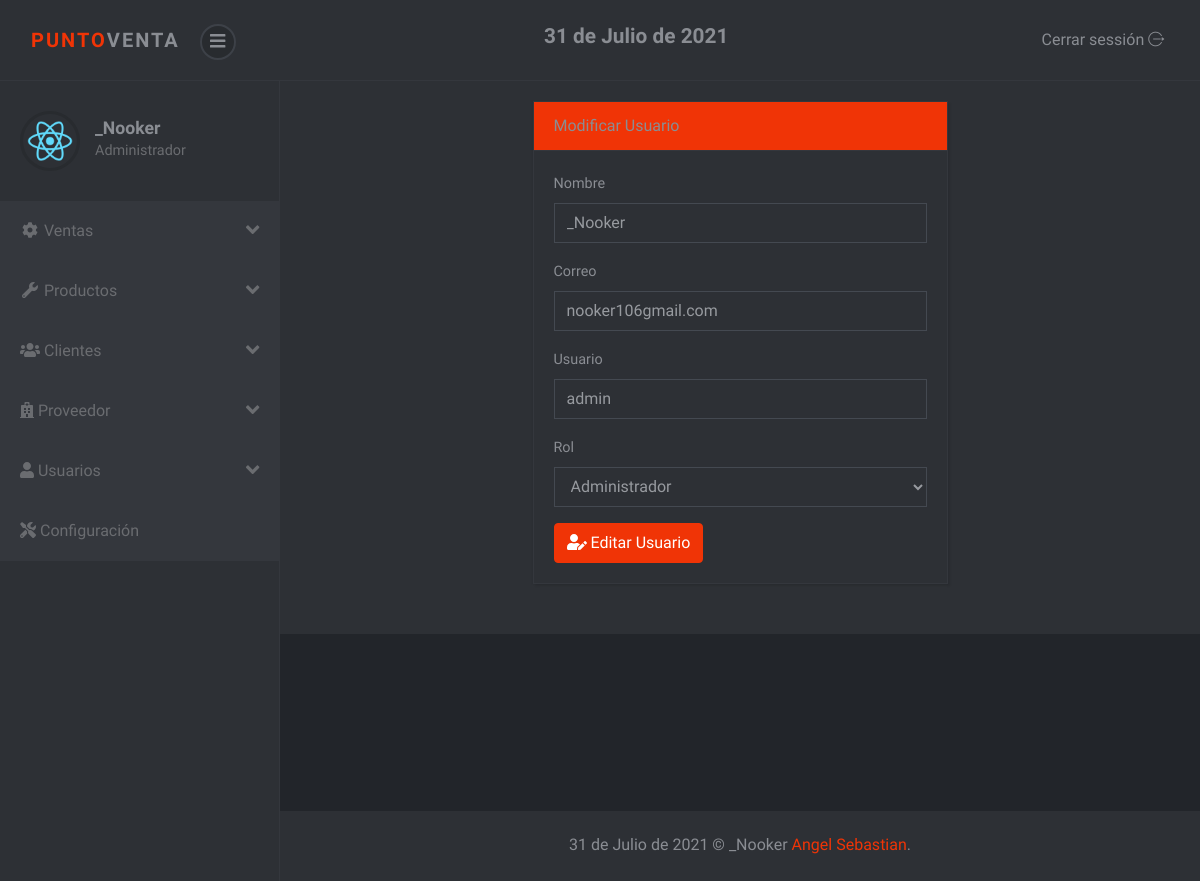
/sistema/editar_usuario.php?id=1 (signed in), run on the app's committed database.
### tables this page shows
CREATE TABLE `usuario` (
  `idusuario` int(11) NOT NULL,
  `nombre` varchar(100) NOT NULL,
  `correo` varchar(100) NOT NULL,
  `usuario` varchar(20) NOT NULL,
  `clave` varchar(50) NOT NULL,
  `rol` int(11) NOT NULL
);

### sistema/editar_usuario.php (the view, shortened to what this page needs)
<?php
include "includes/header.php";
include "../conexion.php";
$idusuario = $_REQUEST['id'];
$sql = mysqli_query($conexion, "SELECT * FROM usuario WHERE idusuario = $idusuario");
$result_sql = mysqli_num_rows($sql);
if ($result_sql == 0) {
  header("Location: lista_usuarios.php");
} else {
  if ($data = mysqli_fetch_array($sql)) {
    $nombre = $data['nombre'];
    $correo = $data['correo'];
    $usuario = $data['usuario'];
    $rol = $data['rol'];
  }
}
?>
<div class="container-fluid">
  <div class="row">
    <div class="col-lg-6 m-auto">
      <div class="card">
        <div class="card-header bg-primary">
          Modificar Usuario
        </div>
        <div class="card-body">
          <form class="" action="" method="post">
            <div class="form-group">
              <label for="nombre">Nombre</label>
              <input type="text" placeholder="Ingrese nombre" class="form-control" name="nombre" id="nombre" value="<?php echo $nombre; ?>">
            </div>
            <div class="form-group">
              <label for="correo">Correo</label>
              <input type="text" placeholder="Ingrese correo" class="form-control" name="correo" id="correo" value="<?php echo $correo; ?>">
            </div>
            <div class="form-group">
              <label for="usuario">Usuario</label>
              <input type="text" placeholder="Ingrese usuario" class="form-control" name="usuario" id="usuario" value="<?php echo $usuario; ?>">
            </div>
            <div class="form-group">
              <label for="rol">Rol</label>
              <select name="rol" id="rol" class="form-control">
                <option value="1" <?php
                                  if ($rol == 1) {
                                    echo "selected";
                                  }
                                  ?>>Administrador</option>
              </select>
            </div>
            <button type="submit" class="btn btn-primary"><i class="fas fa-user-edit"></i> Editar Usuario</button>
          </form>
        </div>
      </div>
    </div>
  </div>
</div>
<?php include_once "includes/footer.php"; ?>

### sistema/css/style.violet.css (style rules this page uses)
body { position: relative; }
button { cursor: pointer; }
input { outline: none; }
.card { margin-bottom: 30px; -webkit-box-shadow: 2px 2px 2px rgba(0, 0, 0, 0.1), -1px 0 2px rgba(0, 0, 0, 0.05); box-shadow: 2px 2px 2px rgba(0, 0, 0, 0.1), -1px 0 2px rgba(0, 0, 0, 0.05); }
.form-control { height: calc(2.4rem + 2px); border: 1px solid #444951; background: transparent; border-radius: 0; color: #979a9f; padding: 0.45rem 0.75rem; }
button, input[type='submit'] { cursor: pointer; font-family: inherit; font-weight: 300 !important; }
form label { font-size: .9rem; color: #8a8d93; }
.btn { font-weight: 400; border: 1px solid transparent; padding: 0.45rem 0.75rem; font-size: 1rem; line-height: 1.5; border-radius: 0.25rem; -webkit-transition: color 0.15s ease-in-out, background-color 0.15s ease-in-out, border-color 0.15s ease-in-out, -webkit-box-shadow 0.15s ease-in-out; transition: color 0.15s ease-in-out, background-color 0.15s ease-in-out, border-color 0.15s ease-in-out, -webkit-box-shadow 0.15s ease-in-out; transition: color 0.15s ease-in-out, background-color 0.15s ease-in-out, border-color 0.15s ease-in-out, box-shadow 0.15s ease-in-out; transition: color 0.15s ease-in-out, background-color 0.15s ease-in-out, border-color 0.15s ease-in-out, box-shadow 0.15s ease-in-out, -webkit-box-shadow 0.15s ease-in-out; }
.btn-primary { color: color-yiq(#f03406); background-color: #f03406; border-color: #f03406; }
body { font-family: "Muli", sans-serif; font-size: 1rem; font-weight: 400; line-height: 1.5; color: #8a8d93; background-color: #fff; }
.bg-primary { background-color: #f03406 !important; }
.card { background-color: #2d3035; border: 1px solid #34373d; border-radius: 0; }
.card-body { padding: 1.25rem; }
.card-header { padding: 0.75rem 1.25rem; background-color: rgba(0, 0, 0, 0.03); border-bottom: 1px solid #34373d; }
.card-header:first-child { border-radius: 0 0 0 0; }

### data on the page
usuario: nombre "_Nooker", correo "nooker106gmail.com", usuario "admin", rol "Administrador"

### other printed values
fechaPeru() "31 de Julio de 2021"
$_SESSION['nombre'] "_Nooker"
